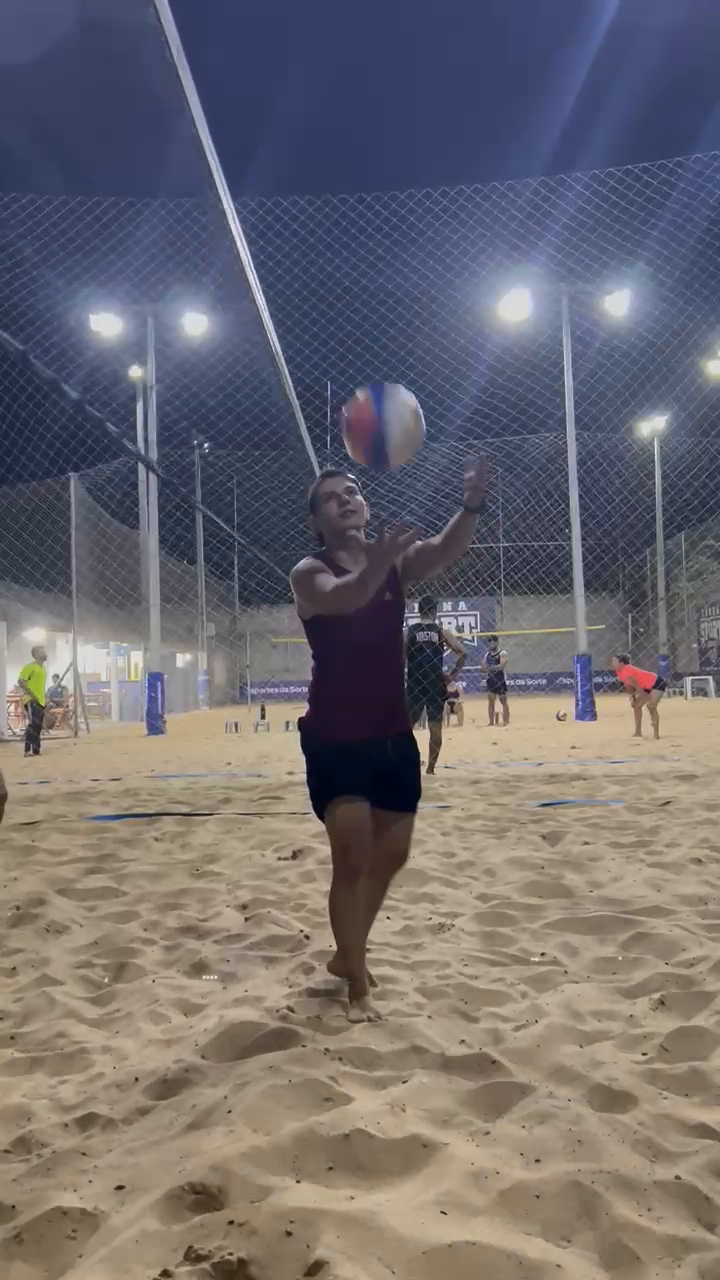
#> input picture frame 6 of video.mp4, 720 x 1280 px
$ python app2.py   (older library calls are emulated)
#> lines starting #> are read from the running program, lines starting #| are printed output that depends on the picture
#> the answer given: 1
import cv2
import numpy as np
import os
from tqdm import tqdm
import time

# Configuração inicial
VIDEO_PATH = 'video.mp4'  # Caminho para o vídeo de entrada
OUTPUT_DIR = 'output/'   # Diretório para salvar os resultados

# Criar diretório de saída, se não existir
if not os.path.exists(OUTPUT_DIR):
    os.makedirs(OUTPUT_DIR)

# Função para calcular fluxo óptico usando Farneback
def calculate_optical_flow_farneback(gray1, gray2):
    flow = cv2.calcOpticalFlowFarneback(
        gray1, gray2, None, 0.5, 3, 15, 3, 5, 1.2, 0
    )
    return flow

# Função para calcular fluxo óptico usando Lucas-Kanade
# [48 lines left out: functions calculate_optical_flow_lucas_kanade, calculate_optical_flow_horn_schunck, not called in this run]

# Função principal para processar o vídeo
def process_video(video_path, method):
#> called with video_path = 'video.mp4', method = 'farneback'
    cap = cv2.VideoCapture(video_path)
    ret, frame1 = cap.read()
#> frame1 is the input picture: shape (1280, 720, 3); mean B, G, R 111, 106.9, 110.7

    if not ret:
        print("Erro ao abrir o vídeo.")
        return

    gray1 = cv2.cvtColor(frame1, cv2.COLOR_BGR2GRAY)
    frame_count = 0
    total_frames = int(cap.get(cv2.CAP_PROP_FRAME_COUNT))
    output_method_dir = os.path.join(OUTPUT_DIR, method)

    if not os.path.exists(output_method_dir):
        os.makedirs(output_method_dir)

    # Configuração da barra de progresso
    start_time = time.time()
    with tqdm(total=total_frames, desc=f"Processando ({method})") as pbar:
        while True:
            ret, frame2 = cap.read()
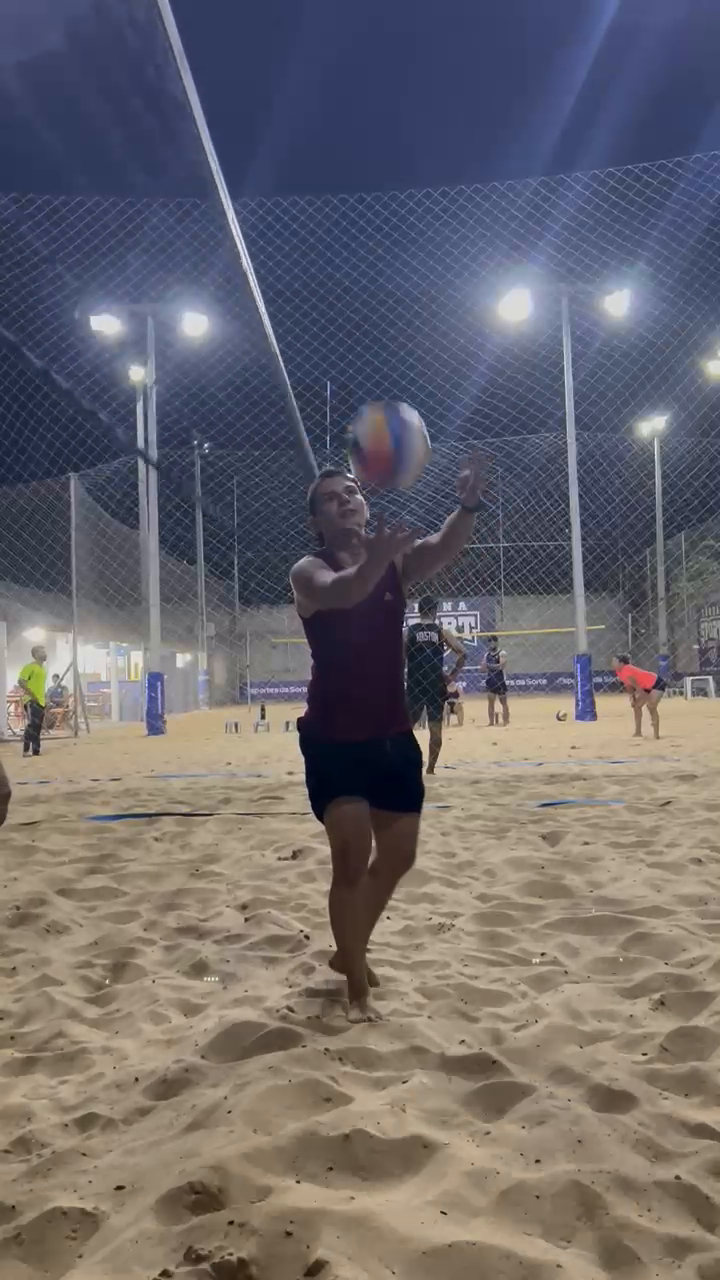
#> input picture frame 7 of video.mp4, 720 x 1280 px
#> frame2 is the input picture: shape (1280, 720, 3); mean B, G, R 107.9, 103.7, 107.4
            if not ret:
                break

            gray2 = cv2.cvtColor(frame2, cv2.COLOR_BGR2GRAY)

            if method == 'farneback':
                flow = calculate_optical_flow_farneback(gray1, gray2)
                mag, ang = cv2.cartToPolar(flow[..., 0], flow[..., 1])
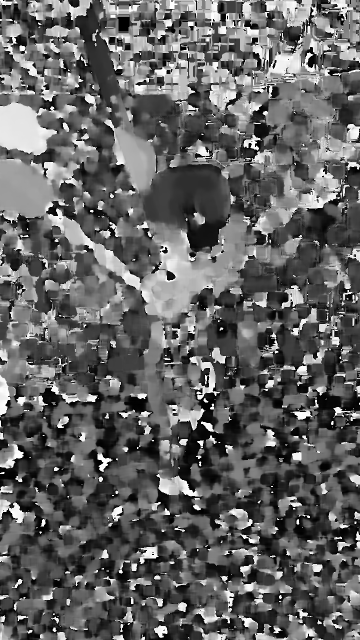
#> ang: shape (1280, 720) float32 (shown at 1/2 size); min 4.91e-14, max 6.28, mean 2.44; drawn with min black and max white
                hsv = np.zeros_like(frame1)
                hsv[..., 1] = 255
                hsv[..., 0] = ang * 180 / np.pi / 2
                hsv[..., 2] = cv2.normalize(mag, None, 0, 255, cv2.NORM_MINMAX)
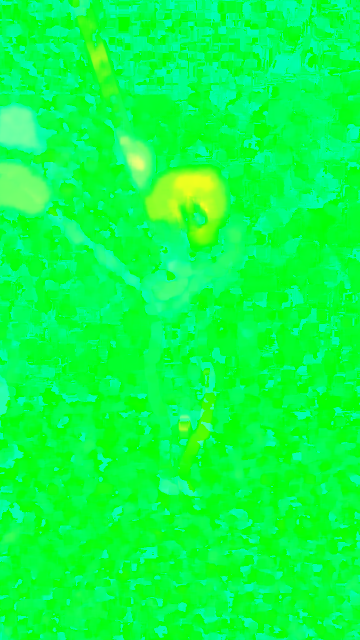
#> hsv: shape (1280, 720, 3) (shown at 1/2 size); mean of channels 0, 1, 2 69.4, 255, 8; drawn as B, G, R
                output_frame = cv2.cvtColor(hsv, cv2.COLOR_HSV2BGR)
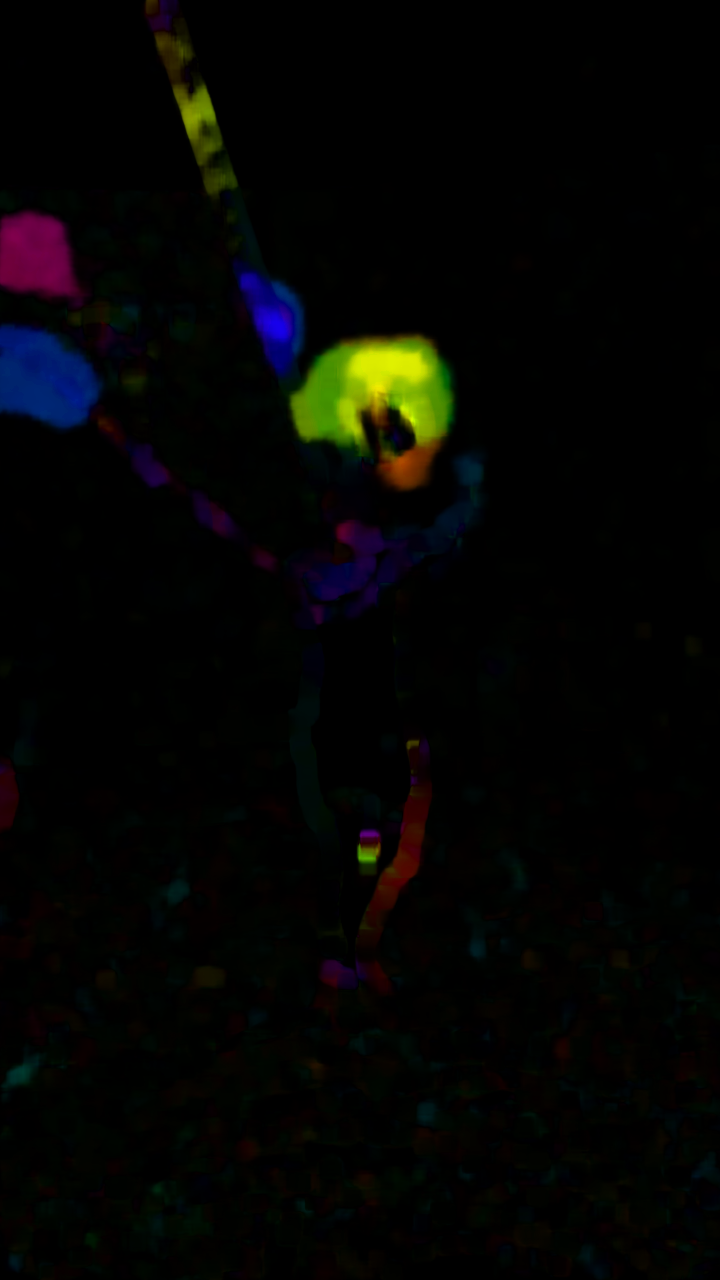
#> output_frame: shape (1280, 720, 3); mean B, G, R 3, 4.6, 4.4
            elif method == 'lucas-kanade':
                output_frame = calculate_optical_flow_lucas_kanade(frame1, frame2)
            elif method == 'horn-schunck':
                u, v = calculate_optical_flow_horn_schunck(gray1, gray2)
                mag, ang = cv2.cartToPolar(u, v)
                hsv = np.zeros_like(frame1)
                hsv[..., 1] = 255
                hsv[..., 0] = ang * 180 / np.pi / 2
                hsv[..., 2] = cv2.normalize(mag, None, 0, 255, cv2.NORM_MINMAX)
                output_frame = cv2.cvtColor(hsv, cv2.COLOR_HSV2BGR)
            else:
                print("Método inválido!")
                break

            # Salvar frame
            cv2.imwrite(f"{output_method_dir}/frame_{frame_count:04d}.png", output_frame)
            pbar.update(1)
            elapsed_time = time.time() - start_time
            estimated_total_time = (elapsed_time / (frame_count + 1)) * total_frames
            pbar.set_postfix({"ETA (s)": f"{estimated_total_time - elapsed_time:.2f}"})

            gray1 = gray2
            frame_count += 1

    cap.release()
    cv2.destroyAllWindows()
    print(f"Processamento concluído! Frames salvos em {output_method_dir}.")

# Escolha do método
print("Escolha o método de fluxo óptico:")
print("1 - Farneback")
print("2 - Lucas-Kanade")
print("3 - Horn-Schunck")
choice = input("Digite o número do método desejado: ")

if choice == '1':
    process_video(VIDEO_PATH, 'farneback')
elif choice == '2':
    process_video(VIDEO_PATH, 'lucas-kanade')
elif choice == '3':
    process_video(VIDEO_PATH, 'horn-schunck')
else:
    print("Escolha inválida!")

$ run again, starting later in the video
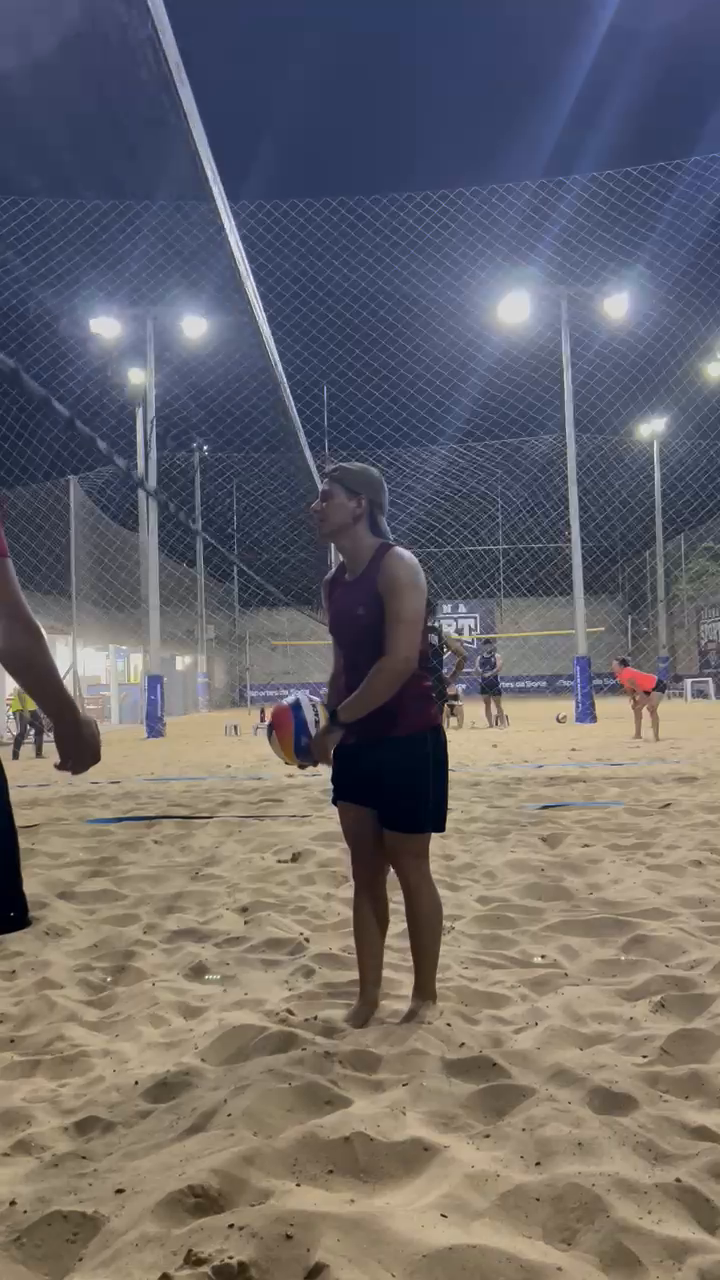
#> input picture frame 31 of video.mp4, 720 x 1280 px
#> in process_video, frame1 is the input picture: shape (1280, 720, 3); mean B, G, R 106.3, 103.2, 106.4
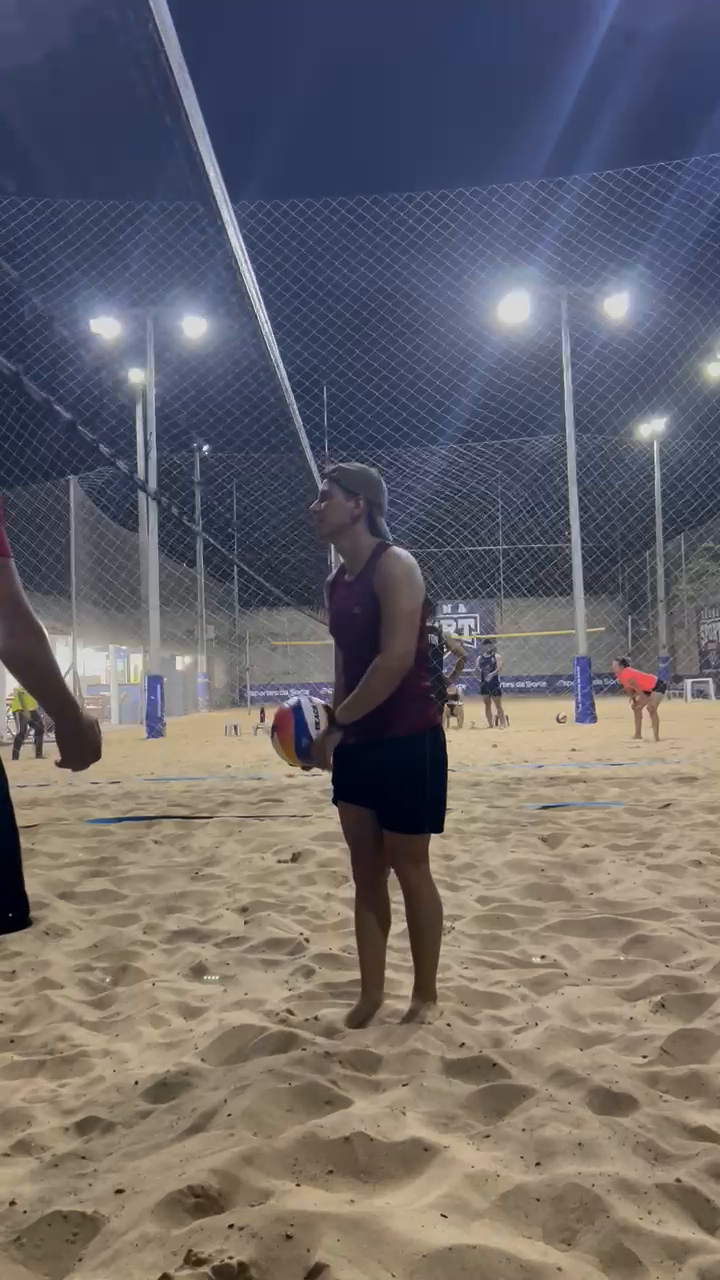
#> input picture frame 32 of video.mp4, 720 x 1280 px
#> in process_video, frame2 is the input picture: shape (1280, 720, 3); mean B, G, R 105.6, 102.6, 105.8
#> in process_video, `output_frame = cv2.cvtColor(hsv, cv2.COLOR_HSV2BGR)`:
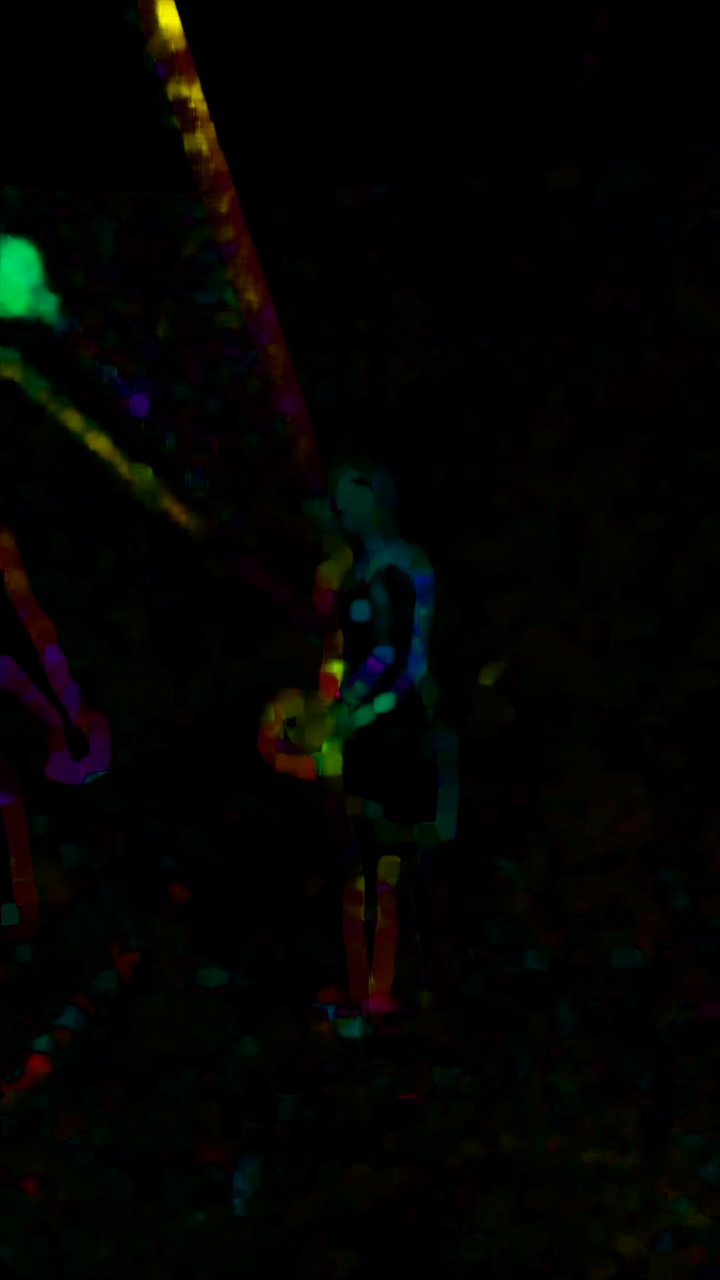
#> output_frame: shape (1280, 720, 3); mean B, G, R 1.7, 4.1, 3.6

$ run again, starting later in the video
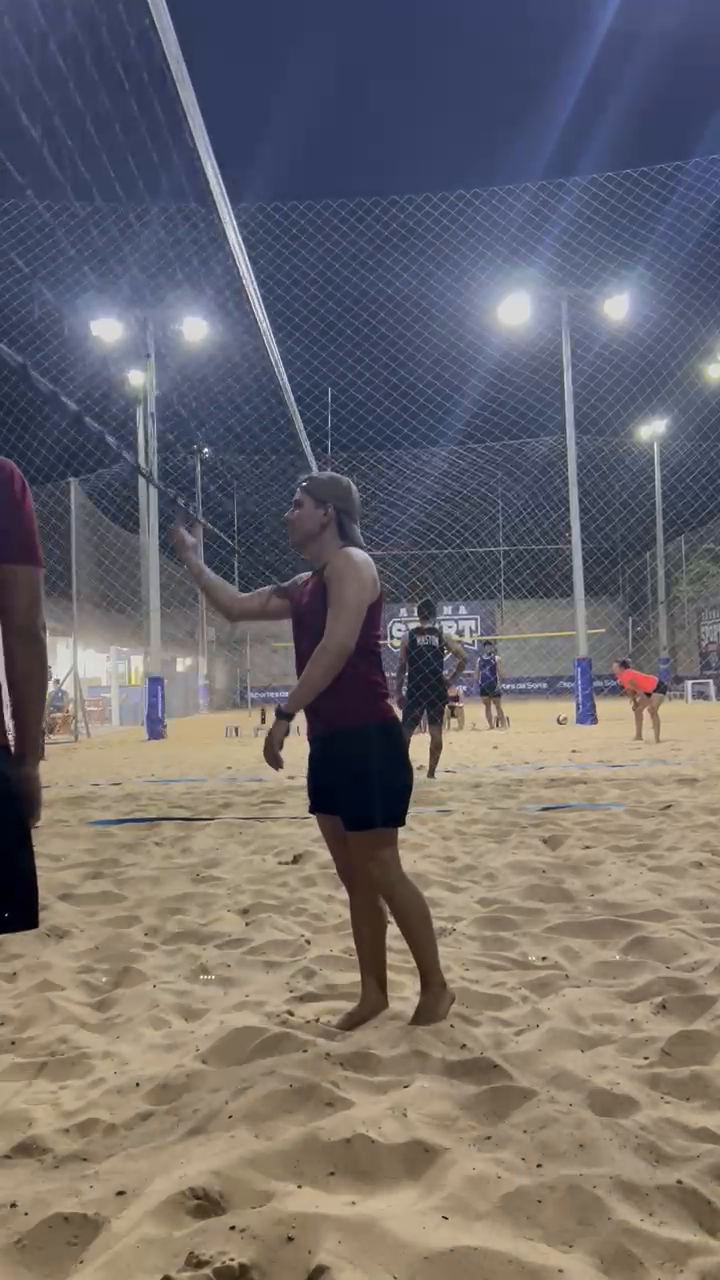
#> input picture frame 55 of video.mp4, 720 x 1280 px
#> in process_video, frame1 is the input picture: shape (1280, 720, 3); mean B, G, R 108.2, 105.9, 110
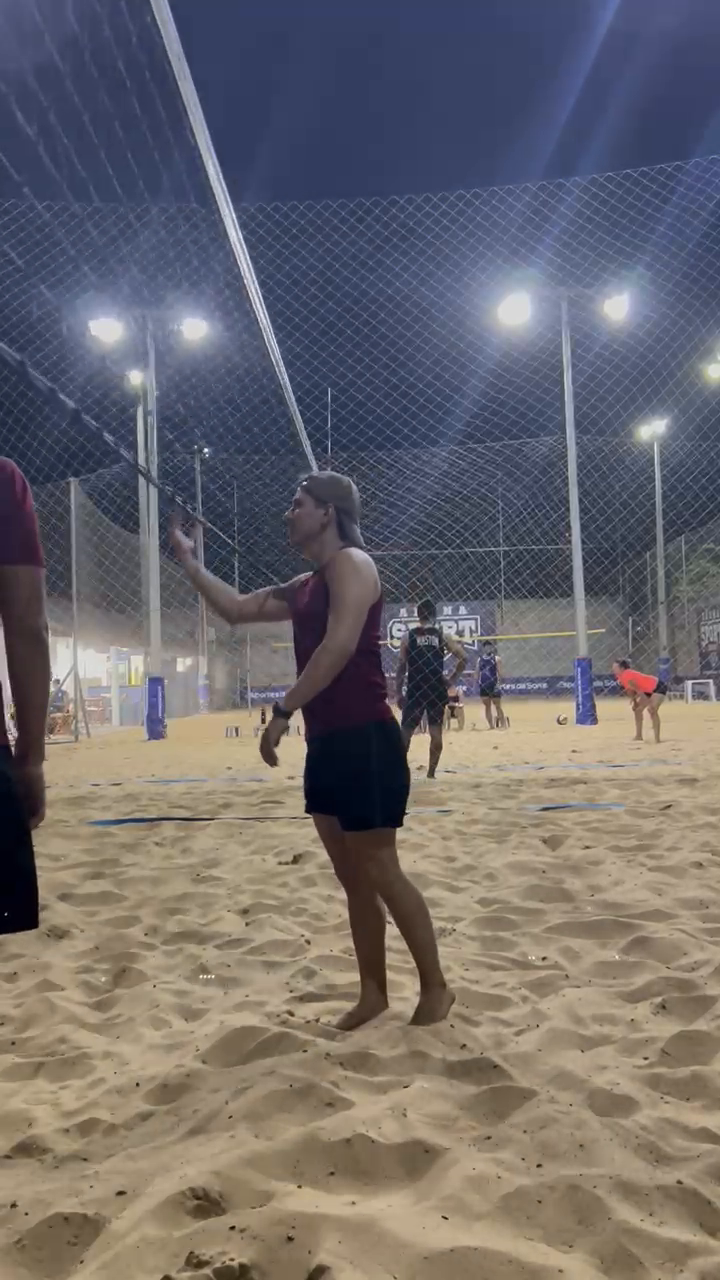
#> input picture frame 56 of video.mp4, 720 x 1280 px
#> in process_video, frame2 is the input picture: shape (1280, 720, 3); mean B, G, R 108, 105.6, 109.8
#> in process_video, `output_frame = cv2.cvtColor(hsv, cv2.COLOR_HSV2BGR)`:
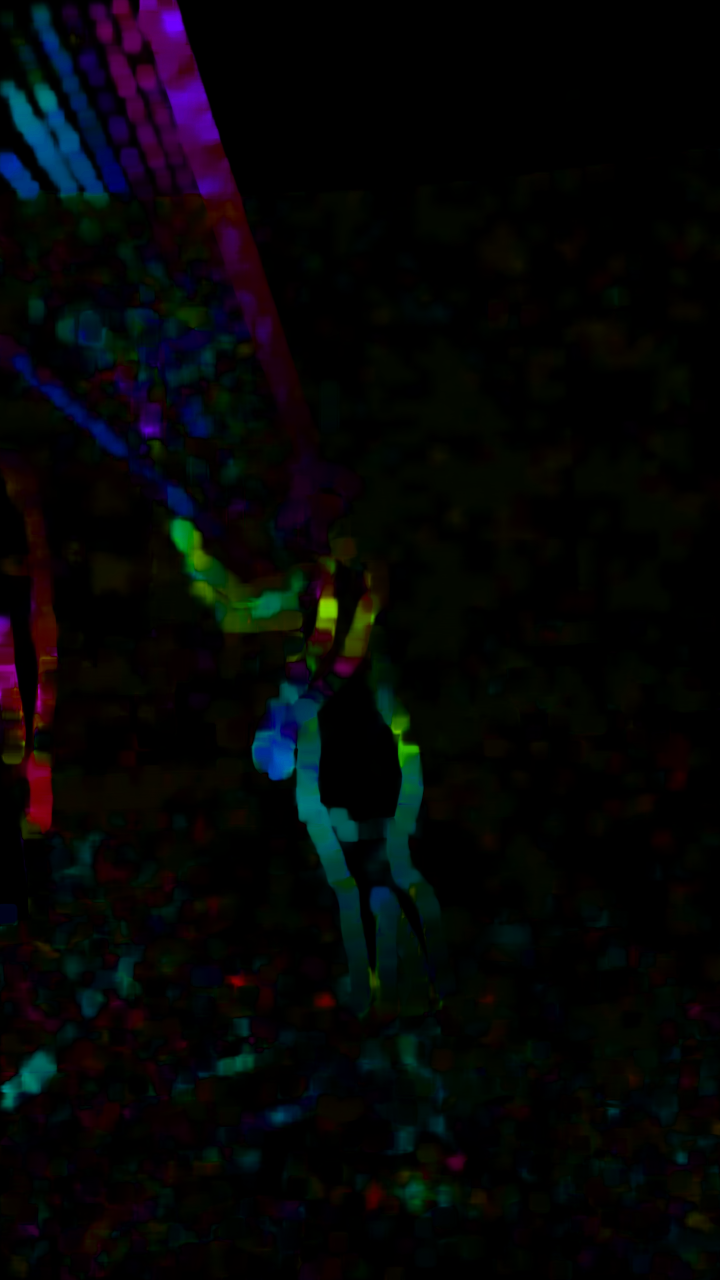
#> output_frame: shape (1280, 720, 3); mean B, G, R 6.6, 5.8, 5
